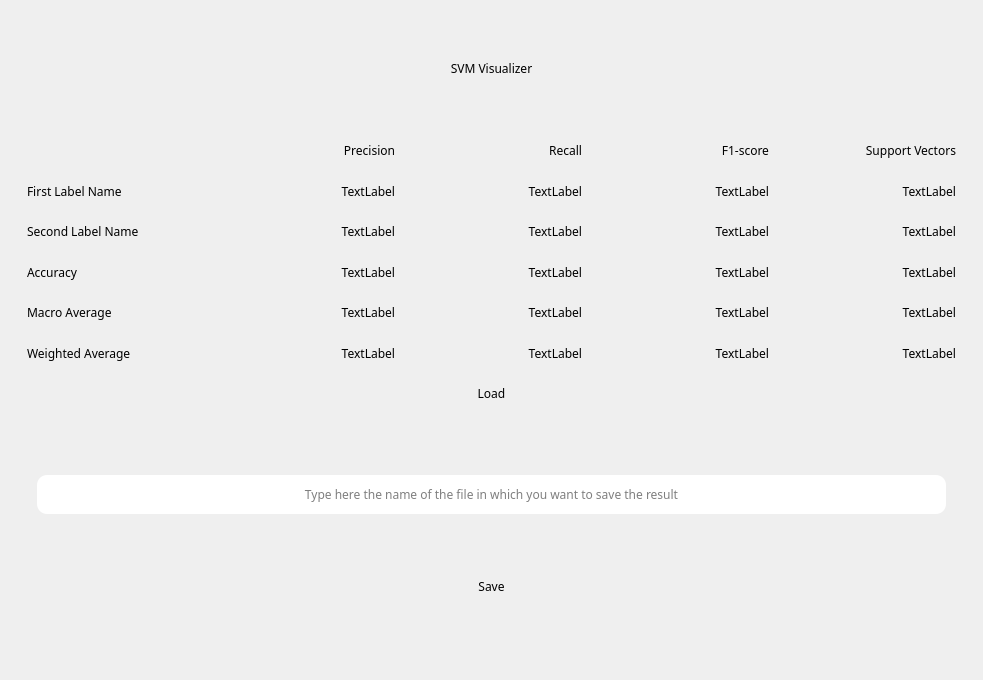
<?xml version="1.0" encoding="UTF-8"?>
<ui version="4.0">
 <class>ClassificationReportWindow</class>
 <widget class="QMainWindow" name="ClassificationReportWindow">
  <property name="geometry">
   <rect>
    <x>0</x>
    <y>0</y>
    <width>983</width>
    <height>680</height>
   </rect>
  </property>
  <property name="windowTitle">
   <string>Classification Report</string>
  </property>
  <property name="styleSheet">
   <string notr="true">*{
	border:none;
	border-radius:15px;
	font-family:century gohtic;
}

QFrame[accessibleName=&quot;mainFrame&quot;]{
	background-color:qlineargradient(spread:pad, x1:0, y1:0, x2:1, y2:1, stop:0 rgba(191, 186, 181, 255), stop:1 rgba(231, 227, 223, 255));
}

QFrame[accessibleName=&quot;titleFrame&quot;],QFrame[accessibleName=&quot;tableFrame&quot;]{
	background-color:rgb(244, 244, 244);
}

QFrame[accessibleName=&quot;saveFrame&quot;]{
	background-color:rgb(244, 244, 244);
}

QPushButton[accessibleName=&quot;saveButton&quot;],QPushButton[accessibleName=&quot;LoadTextButton&quot;]{
	background:rgb(27, 134, 151);
	border-radius:10px;
	padding:20%;
	margin:10px;
	font-size:20px;
	color:white;
}

QPushButton[accessibleName=&quot;saveButton&quot;]:hover,QPushButton[accessibleName=&quot;LoadTextButton&quot;]:hover{
	background:rgb(15, 100, 117);
	border-radius:10px;
	padding:15%;
	margin:10px;
	font-size:18px;
	color:white;
}

QLabel[accessibleName=&quot;titleLabel&quot;]{
	font-size:40px;
	margin:10px;
	font-weight:bold;
	color:rgb(0, 51, 69);
}

QLabel[accessibleName=&quot;outerLabel&quot;]{
	font-size:20px;
	font-weight:bold;
	color:rgb(0, 51, 69);
	padding:10px;
	background-color:rgb(244, 244, 244);
}

QLabel[accessibleName=&quot;innerLabel&quot;]{
	font-size:18px;
	font-weight:bold;
	color:rgb(27, 134, 151);
	padding:10px;
	background-color:rgb(244, 244, 244);
}

QLineEdit{	
	margin-left:10px;
	margin-right:10px;
	background-color:white;
	border-radius:10px;
	padding: 10%;
}

QLineEdit:hover{
	background-color:rgb(223, 223, 223);
	border-radius:10px;
	padding: 10%;
}</string>
  </property>
  <widget class="QWidget" name="centralwidget">
   <layout class="QHBoxLayout" name="horizontalLayout">
    <item>
     <widget class="QFrame" name="mainFrame">
      <property name="accessibleName">
       <string>mainFrame</string>
      </property>
      <property name="frameShape">
       <enum>QFrame::StyledPanel</enum>
      </property>
      <property name="frameShadow">
       <enum>QFrame::Raised</enum>
      </property>
      <layout class="QVBoxLayout" name="verticalLayout">
       <item>
        <widget class="QFrame" name="titleFrame">
         <property name="maximumSize">
          <size>
           <width>16777215</width>
           <height>100</height>
          </size>
         </property>
         <property name="accessibleName">
          <string>titleFrame</string>
         </property>
         <property name="frameShape">
          <enum>QFrame::StyledPanel</enum>
         </property>
         <property name="frameShadow">
          <enum>QFrame::Raised</enum>
         </property>
         <layout class="QHBoxLayout" name="horizontalLayout_2">
          <item>
           <widget class="QLabel" name="titleLabel">
            <property name="accessibleName">
             <string>titleLabel</string>
            </property>
            <property name="text">
             <string>SVM Visualizer</string>
            </property>
            <property name="alignment">
             <set>Qt::AlignCenter</set>
            </property>
           </widget>
          </item>
         </layout>
        </widget>
       </item>
       <item>
        <widget class="QFrame" name="tableFrame">
         <property name="accessibleName">
          <string>tableFrame</string>
         </property>
         <property name="frameShape">
          <enum>QFrame::StyledPanel</enum>
         </property>
         <property name="frameShadow">
          <enum>QFrame::Raised</enum>
         </property>
         <layout class="QGridLayout" name="gridLayout">
          <item row="0" column="0">
           <widget class="QLabel" name="label_2">
            <property name="text">
             <string/>
            </property>
            <property name="alignment">
             <set>Qt::AlignCenter</set>
            </property>
           </widget>
          </item>
          <item row="10" column="3">
           <widget class="QLabel" name="innerLabel14">
            <property name="accessibleName">
             <string>innerLabel</string>
            </property>
            <property name="text">
             <string>TextLabel</string>
            </property>
            <property name="alignment">
             <set>Qt::AlignRight|Qt::AlignTrailing|Qt::AlignVCenter</set>
            </property>
           </widget>
          </item>
          <item row="10" column="4">
           <widget class="QLabel" name="innerLabel15">
            <property name="accessibleName">
             <string>innerLabel</string>
            </property>
            <property name="text">
             <string>TextLabel</string>
            </property>
            <property name="alignment">
             <set>Qt::AlignRight|Qt::AlignTrailing|Qt::AlignVCenter</set>
            </property>
           </widget>
          </item>
          <item row="10" column="1">
           <widget class="QLabel" name="innerLabel13">
            <property name="accessibleName">
             <string>innerLabel</string>
            </property>
            <property name="text">
             <string>TextLabel</string>
            </property>
            <property name="alignment">
             <set>Qt::AlignRight|Qt::AlignTrailing|Qt::AlignVCenter</set>
            </property>
           </widget>
          </item>
          <item row="4" column="3">
           <widget class="QLabel" name="innerLabel2">
            <property name="accessibleName">
             <string>innerLabel</string>
            </property>
            <property name="text">
             <string>TextLabel</string>
            </property>
            <property name="alignment">
             <set>Qt::AlignRight|Qt::AlignTrailing|Qt::AlignVCenter</set>
            </property>
           </widget>
          </item>
          <item row="6" column="4">
           <widget class="QLabel" name="innerLabel7">
            <property name="accessibleName">
             <string>innerLabel</string>
            </property>
            <property name="text">
             <string>TextLabel</string>
            </property>
            <property name="alignment">
             <set>Qt::AlignRight|Qt::AlignTrailing|Qt::AlignVCenter</set>
            </property>
           </widget>
          </item>
          <item row="6" column="1">
           <widget class="QLabel" name="innerLabel5">
            <property name="accessibleName">
             <string>innerLabel</string>
            </property>
            <property name="text">
             <string>TextLabel</string>
            </property>
            <property name="alignment">
             <set>Qt::AlignRight|Qt::AlignTrailing|Qt::AlignVCenter</set>
            </property>
           </widget>
          </item>
          <item row="0" column="5">
           <widget class="QLabel" name="SupportVectorsLabel">
            <property name="accessibleName">
             <string>outerLabel</string>
            </property>
            <property name="text">
             <string>Support Vectors</string>
            </property>
            <property name="alignment">
             <set>Qt::AlignRight|Qt::AlignTrailing|Qt::AlignVCenter</set>
            </property>
           </widget>
          </item>
          <item row="8" column="0">
           <widget class="QLabel" name="accuracyLabel">
            <property name="accessibleName">
             <string>outerLabel</string>
            </property>
            <property name="text">
             <string>Accuracy</string>
            </property>
           </widget>
          </item>
          <item row="0" column="1">
           <widget class="QLabel" name="precisionLabel">
            <property name="accessibleName">
             <string>outerLabel</string>
            </property>
            <property name="text">
             <string>Precision</string>
            </property>
            <property name="alignment">
             <set>Qt::AlignRight|Qt::AlignTrailing|Qt::AlignVCenter</set>
            </property>
           </widget>
          </item>
          <item row="11" column="1">
           <widget class="QLabel" name="innerLabel17">
            <property name="accessibleName">
             <string>innerLabel</string>
            </property>
            <property name="text">
             <string>TextLabel</string>
            </property>
            <property name="alignment">
             <set>Qt::AlignRight|Qt::AlignTrailing|Qt::AlignVCenter</set>
            </property>
           </widget>
          </item>
          <item row="11" column="4">
           <widget class="QLabel" name="innerLabel19">
            <property name="accessibleName">
             <string>innerLabel</string>
            </property>
            <property name="text">
             <string>TextLabel</string>
            </property>
            <property name="alignment">
             <set>Qt::AlignRight|Qt::AlignTrailing|Qt::AlignVCenter</set>
            </property>
           </widget>
          </item>
          <item row="8" column="3">
           <widget class="QLabel" name="innerLabel10">
            <property name="accessibleName">
             <string>innerLabel</string>
            </property>
            <property name="text">
             <string>TextLabel</string>
            </property>
            <property name="alignment">
             <set>Qt::AlignRight|Qt::AlignTrailing|Qt::AlignVCenter</set>
            </property>
           </widget>
          </item>
          <item row="11" column="3">
           <widget class="QLabel" name="innerLabel18">
            <property name="accessibleName">
             <string>innerLabel</string>
            </property>
            <property name="text">
             <string>TextLabel</string>
            </property>
            <property name="alignment">
             <set>Qt::AlignRight|Qt::AlignTrailing|Qt::AlignVCenter</set>
            </property>
           </widget>
          </item>
          <item row="8" column="4">
           <widget class="QLabel" name="innerLabel11">
            <property name="accessibleName">
             <string>innerLabel</string>
            </property>
            <property name="text">
             <string>TextLabel</string>
            </property>
            <property name="alignment">
             <set>Qt::AlignRight|Qt::AlignTrailing|Qt::AlignVCenter</set>
            </property>
           </widget>
          </item>
          <item row="4" column="5">
           <widget class="QLabel" name="innerLabel4">
            <property name="accessibleName">
             <string>innerLabel</string>
            </property>
            <property name="text">
             <string>TextLabel</string>
            </property>
            <property name="alignment">
             <set>Qt::AlignRight|Qt::AlignTrailing|Qt::AlignVCenter</set>
            </property>
           </widget>
          </item>
          <item row="6" column="0">
           <widget class="QLabel" name="secondClassLabel">
            <property name="accessibleName">
             <string>outerLabel</string>
            </property>
            <property name="text">
             <string>Second Label Name</string>
            </property>
           </widget>
          </item>
          <item row="4" column="4">
           <widget class="QLabel" name="innerLabel3">
            <property name="accessibleName">
             <string>innerLabel</string>
            </property>
            <property name="text">
             <string>TextLabel</string>
            </property>
            <property name="alignment">
             <set>Qt::AlignRight|Qt::AlignTrailing|Qt::AlignVCenter</set>
            </property>
           </widget>
          </item>
          <item row="11" column="5">
           <widget class="QLabel" name="innerLabel20">
            <property name="accessibleName">
             <string>innerLabel</string>
            </property>
            <property name="text">
             <string>TextLabel</string>
            </property>
            <property name="alignment">
             <set>Qt::AlignRight|Qt::AlignTrailing|Qt::AlignVCenter</set>
            </property>
           </widget>
          </item>
          <item row="10" column="5">
           <widget class="QLabel" name="innerLabel16">
            <property name="accessibleName">
             <string>innerLabel</string>
            </property>
            <property name="text">
             <string>TextLabel</string>
            </property>
            <property name="alignment">
             <set>Qt::AlignRight|Qt::AlignTrailing|Qt::AlignVCenter</set>
            </property>
           </widget>
          </item>
          <item row="8" column="5">
           <widget class="QLabel" name="innerLabel12">
            <property name="accessibleName">
             <string>innerLabel</string>
            </property>
            <property name="text">
             <string>TextLabel</string>
            </property>
            <property name="alignment">
             <set>Qt::AlignRight|Qt::AlignTrailing|Qt::AlignVCenter</set>
            </property>
           </widget>
          </item>
          <item row="4" column="0">
           <widget class="QLabel" name="firstClassLabel">
            <property name="accessibleName">
             <string>outerLabel</string>
            </property>
            <property name="text">
             <string>First Label Name</string>
            </property>
           </widget>
          </item>
          <item row="10" column="0">
           <widget class="QLabel" name="macroAverageLabel">
            <property name="accessibleName">
             <string>outerLabel</string>
            </property>
            <property name="text">
             <string>Macro Average</string>
            </property>
           </widget>
          </item>
          <item row="6" column="3">
           <widget class="QLabel" name="innerLabel6">
            <property name="accessibleName">
             <string>innerLabel</string>
            </property>
            <property name="text">
             <string>TextLabel</string>
            </property>
            <property name="alignment">
             <set>Qt::AlignRight|Qt::AlignTrailing|Qt::AlignVCenter</set>
            </property>
           </widget>
          </item>
          <item row="4" column="1">
           <widget class="QLabel" name="innerLabel1">
            <property name="accessibleName">
             <string>innerLabel</string>
            </property>
            <property name="text">
             <string>TextLabel</string>
            </property>
            <property name="alignment">
             <set>Qt::AlignRight|Qt::AlignTrailing|Qt::AlignVCenter</set>
            </property>
           </widget>
          </item>
          <item row="8" column="1">
           <widget class="QLabel" name="innerLabel9">
            <property name="accessibleName">
             <string>innerLabel</string>
            </property>
            <property name="text">
             <string>TextLabel</string>
            </property>
            <property name="alignment">
             <set>Qt::AlignRight|Qt::AlignTrailing|Qt::AlignVCenter</set>
            </property>
           </widget>
          </item>
          <item row="0" column="4">
           <widget class="QLabel" name="F1ScoreLabel">
            <property name="accessibleName">
             <string>outerLabel</string>
            </property>
            <property name="text">
             <string>F1-score</string>
            </property>
            <property name="alignment">
             <set>Qt::AlignRight|Qt::AlignTrailing|Qt::AlignVCenter</set>
            </property>
           </widget>
          </item>
          <item row="0" column="3">
           <widget class="QLabel" name="recallLabel">
            <property name="accessibleName">
             <string>outerLabel</string>
            </property>
            <property name="text">
             <string>Recall</string>
            </property>
            <property name="alignment">
             <set>Qt::AlignRight|Qt::AlignTrailing|Qt::AlignVCenter</set>
            </property>
           </widget>
          </item>
          <item row="6" column="5">
           <widget class="QLabel" name="innerLabel8">
            <property name="accessibleName">
             <string>innerLabel</string>
            </property>
            <property name="text">
             <string>TextLabel</string>
            </property>
            <property name="alignment">
             <set>Qt::AlignRight|Qt::AlignTrailing|Qt::AlignVCenter</set>
            </property>
           </widget>
          </item>
          <item row="11" column="0">
           <widget class="QLabel" name="weightedAverageLabel">
            <property name="toolTipDuration">
             <number>4</number>
            </property>
            <property name="accessibleName">
             <string>outerLabel</string>
            </property>
            <property name="text">
             <string>Weighted Average</string>
            </property>
           </widget>
          </item>
         </layout>
        </widget>
       </item>
       <item>
        <widget class="QPushButton" name="LoadTextButton">
         <property name="cursor">
          <cursorShape>PointingHandCursor</cursorShape>
         </property>
         <property name="accessibleName">
          <string>LoadTextButton</string>
         </property>
         <property name="text">
          <string>Load</string>
         </property>
        </widget>
       </item>
       <item>
        <widget class="QFrame" name="saveFrame">
         <property name="accessibleName">
          <string>saveFrame</string>
         </property>
         <property name="frameShape">
          <enum>QFrame::StyledPanel</enum>
         </property>
         <property name="frameShadow">
          <enum>QFrame::Raised</enum>
         </property>
         <layout class="QVBoxLayout" name="verticalLayout_2">
          <item>
           <widget class="QLineEdit" name="lineEdit">
            <property name="alignment">
             <set>Qt::AlignCenter</set>
            </property>
            <property name="placeholderText">
             <string>Type here the name of the file in which you want to save the result</string>
            </property>
           </widget>
          </item>
          <item>
           <widget class="QPushButton" name="saveButton">
            <property name="cursor">
             <cursorShape>PointingHandCursor</cursorShape>
            </property>
            <property name="accessibleName">
             <string>saveButton</string>
            </property>
            <property name="text">
             <string>Save</string>
            </property>
           </widget>
          </item>
         </layout>
        </widget>
       </item>
      </layout>
     </widget>
    </item>
   </layout>
  </widget>
 </widget>
 <resources/>
 <connections/>
</ui>
